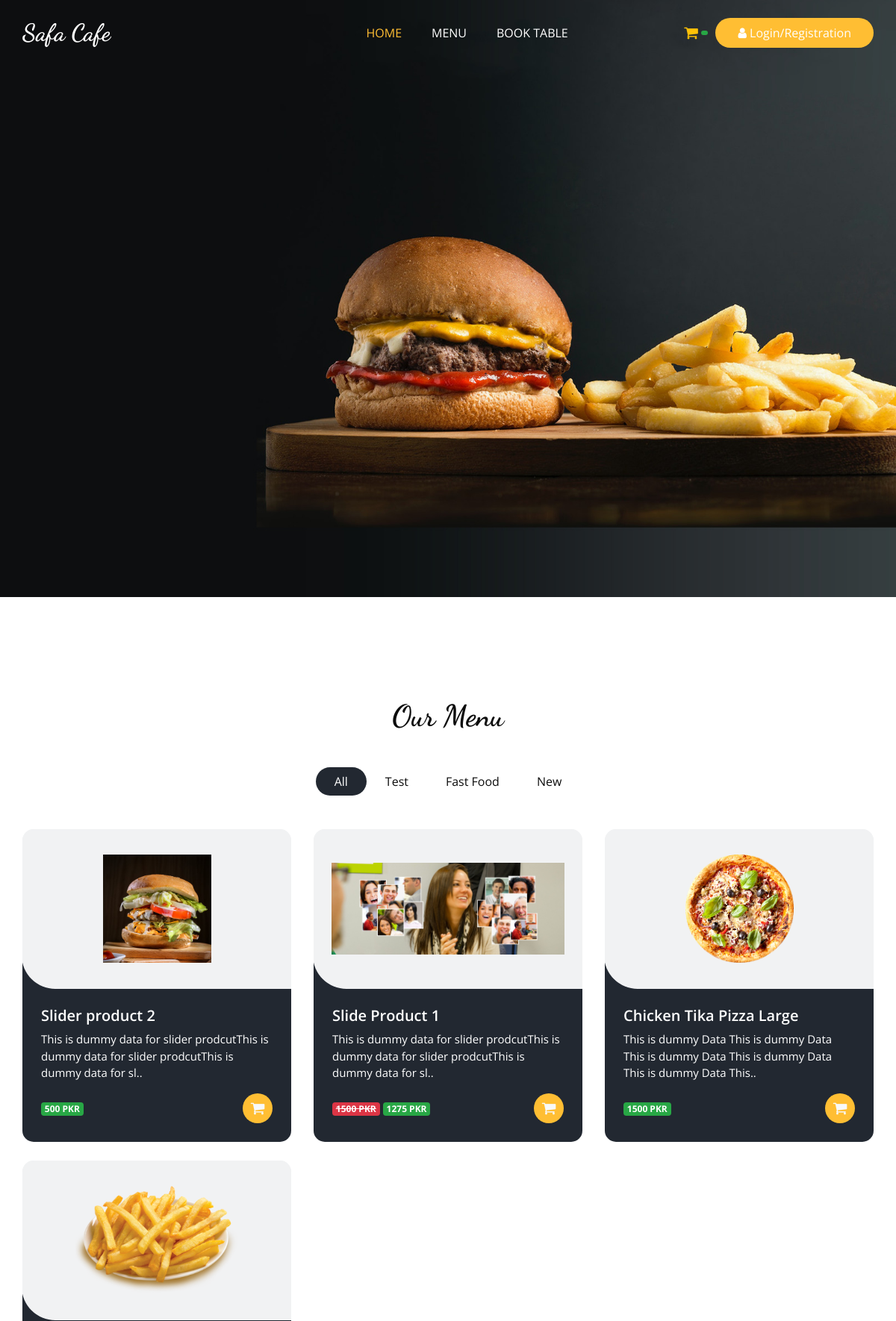
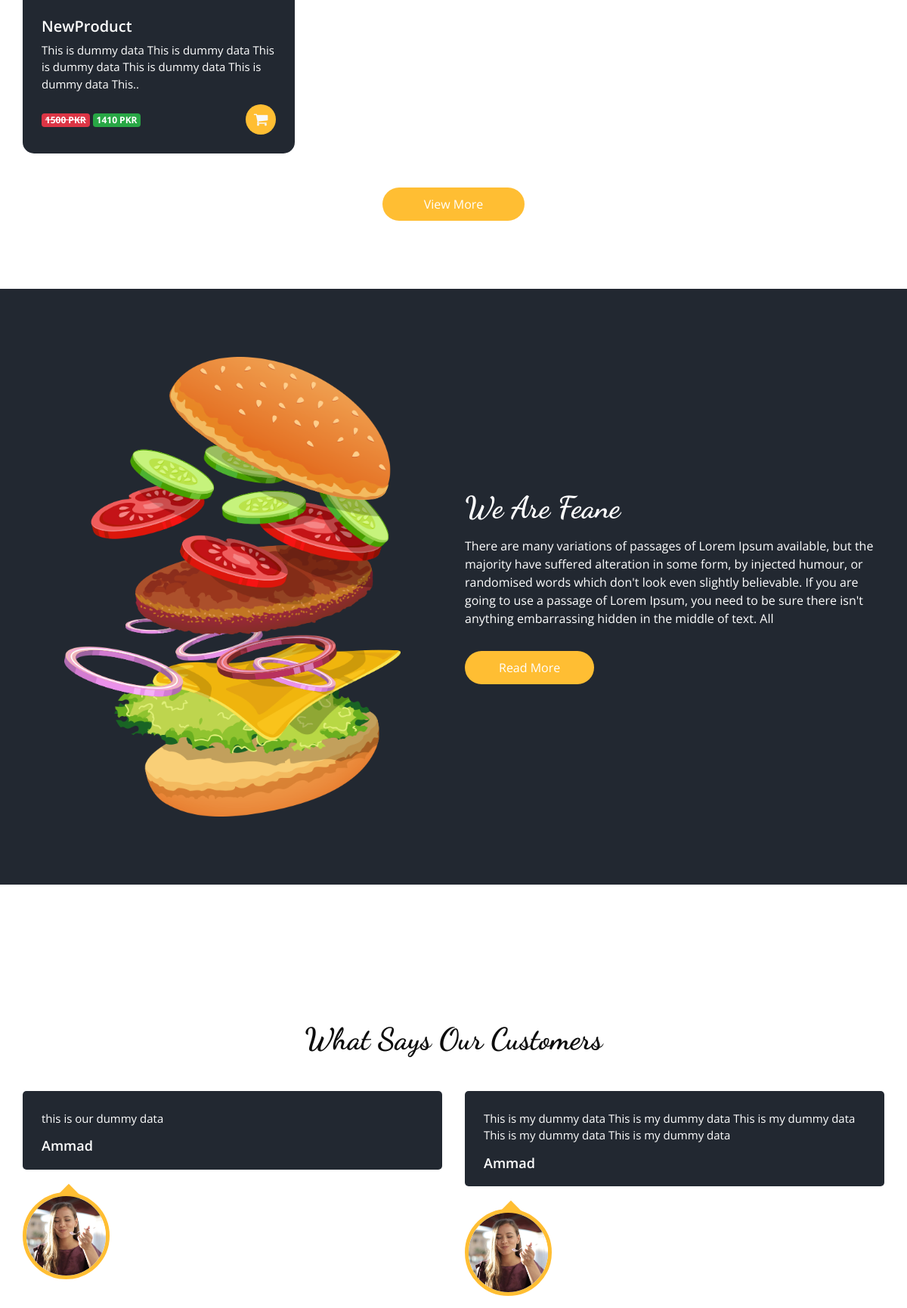
The page / (upper part) on the database its author committed (2 pictures, top to bottom).
### tables this page shows
CREATE TABLE `tbl_categories` (
  `category_id` int(11) NOT NULL,
  `category_name` varchar(255) NOT NULL,
  `category_image` varchar(255) NOT NULL,
  `category_status` enum('A','B') NOT NULL DEFAULT 'A',
  `category_createdDate` datetime NOT NULL DEFAULT current_timestamp(),
  `category_updatedDate` datetime DEFAULT NULL
);

CREATE TABLE `tbl_products` (
  `product_id` int(11) NOT NULL,
  `product_name` varchar(255) NOT NULL,
  `product_categoryID` int(11) NOT NULL,
  `product_subCategoryID` int(11) NOT NULL,
  `product_image` varchar(255) NOT NULL,
  `product_price` int(11) NOT NULL,
  `product_discount` int(11) NOT NULL DEFAULT 0,
  `product_description` text NOT NULL,
  `product_status` enum('A','B') NOT NULL DEFAULT 'A',
  `product_createdDate` datetime NOT NULL DEFAULT current_timestamp(),
  `product_updatedDate` datetime DEFAULT NULL
);

CREATE TABLE `tbl_ratings` (
  `rating_id` int(11) NOT NULL,
  `rating_orderID` int(11) NOT NULL,
  `rating_userID` int(11) NOT NULL,
  `rating_stars` int(11) NOT NULL,
  `rating_description` text NOT NULL,
  `rating_date` datetime NOT NULL DEFAULT current_timestamp()
);

CREATE TABLE `tbl_users` (
  `user_id` int(11) NOT NULL,
  `user_name` varchar(255) NOT NULL,
  `user_email` varchar(255) NOT NULL,
  `user_password` varchar(255) NOT NULL,
  `user_type` enum('A','C','S') NOT NULL DEFAULT 'C',
  `user_image` varchar(255) DEFAULT NULL,
  `user_contactno` varchar(50) DEFAULT NULL,
  `user_address` text DEFAULT NULL,
  `user_status` enum('A','B') NOT NULL DEFAULT 'A',
  `user_createdDate` datetime NOT NULL,
  `user_updatedDate` datetime NOT NULL
);

### includes/functions.php (called while the page is built, shortened)
<?php
function cal_prod_discount($productID){
    global $conn;
    $get_productDiscount = "SELECT `product_discount`,`product_price` FROM `tbl_products` WHERE `product_id` = '$productID'";
    $res_productDiscount = mysqli_query($conn,$get_productDiscount);
    $row_discount = mysqli_fetch_assoc($res_productDiscount);
    $productDiscount = $row_discount['product_discount'];
    $productPrice = $row_discount['product_price'];
    $discount = $productDiscount/100;
    return $discount_price = $discount*$productPrice;
}
function checkProdInCart($prodID){
  if(isset($_SESSION['cart']) && count($_SESSION['cart']) > 0){
    for($i = 0; $i < count($_SESSION['cart']); $i++){
      $cartProd  = $_SESSION['cart'][$i]['productID'];
      if($cartProd == $prodID){
        return true;
      }
    }
  }else{
    return false;
  }
}
?>

### index.php (the view, shortened to what this page needs)
<?php require "includes/head.php"; ?>
  <div class="hero_area">
    <div class="bg-box">
      <img src="images/hero-bg.jpg" alt="">
    </div>
    <?php require "includes/header.php"; ?>
    <section class="slider_section ">
    </section>
  </div>
  <section class="offer_section layout_padding-bottom">
  </section>
  <section class="food_section layout_padding-bottom">
    <div class="container">
      <div class="heading_container heading_center">
        <h2>
          Our Menu
        </h2>
      </div>
      <ul class="filters_menu">
        <li class="active" data-filter="*">All</li>
        <?php
        $sql = "SELECT * FROM `tbl_categories` WHERE `category_status` = 'A' ORDER BY `category_id` DESC";
        $result = mysqli_query($conn,$sql);
        if(mysqli_num_rows($result)>0){
          while($row = mysqli_fetch_array($result)){
            $className = "category_".$row['category_id'];
            ?>
              <li data-filter=".<?php echo $className; ?>"><?php echo $row['category_name']; ?></li>
            <?php
          }
        }
        ?>
      </ul>
      <div class="filters-content">
        <div class="row grid">
          <?php
          $sql= "SELECT `tbl_products`.*,`tbl_categories`.* FROM `tbl_products` INNER JOIN `tbl_categories` ON `tbl_categories`.`category_id` = `tbl_products`.`product_categoryID` WHERE `tbl_products`.`product_status` = 'A' ORDER BY `tbl_products`.`product_id` DESC LIMIT 12";
          $result = mysqli_query($conn,$sql);
          if(mysqli_num_rows($result)>0){
            while($row = mysqli_fetch_array($result)){
              $productID = $row['product_id'];
              $className = "category_".$row['product_categoryID'];
              $productImagePath = "admin/".$row['product_image'];
              $productName = $row['product_name'];
              $singleProductUrl = "singleProduct.php?productID=".$row['product_id'];
          ?>
              <div class="col-sm-6 col-lg-4 all cursor-pointer <?php echo $className; ?>">
                <div class="box">
                  <div>
                    <div onclick="window.location.href='<?php echo $singleProductUrl; ?>'" class="img-box">
                      <?php if ($productImagePath != "admin/" && file_exists($productImagePath)) {
                          ?>
                          <img src="<?php echo $productImagePath; ?>" alt="<?php echo $row['product_name']." Image"; ?>">
                          <?php
                      }else{
                        ?>
                          <img src="images/f1.png" alt="">
                        <?php
                      } ?>
                    </div>
                    <div class="detail-box">
                      <h5>
                        <?php echo $row['product_name']; ?>
                      </h5>
                      <p>
                        <?php
                          if (strlen($row['product_description']) > 100) {
                            echo substr($row['product_description'], 0,99)."..";
                          }
                        ?>
                      </p>
                      <div class="options">
                        <h6>
                          <?php $discount = cal_prod_discount($row['product_id']);
                                $finalPrice = $row['product_price'] - $discount;
                                if ($discount > 0) {
                                  ?>
                                  <del class="badge badge-danger"><?php echo $row['product_price']." PKR"; ?></del>
                                  <span class="badge badge-success"><?php echo $finalPrice." PKR"; ?></span>
                                  <?php
                                }else{
                                  ?>
                                  <span class="badge badge-success"><?php echo $finalPrice." PKR"; ?></span>
                                  <?php
                                }
                          ?>
                        </h6>
                        <?php  if (checkProdInCart($productID) == true) { ?>
                                  <a data-toggle="tooltip"  title="Already Added in Cart" id="addtocartSuccess<?php echo $productID; ?>" href="javascript:;" style="background: green;"><i class="fa fa-shopping-cart text-light" style="font-size: 20px;"></i></a>
                          <?php }else{ ?>
                                <a id="addtocartBtn<?php echo $productID; ?>" href="javascript:;" name="addtocart"  onclick="addtoCart(<?php echo  $productID; ?>,'<?php echo $productName; ?>','1',<?php echo $finalPrice; ?>);"><i class="fa fa-shopping-cart text-light" style="font-size: 20px;"></i></a>
                      <?php } ?>
                      </div>
                    </div>
                  </div>
                </div>
              </div>
          <?php
            }
          } ?>
        </div>
      </div>
      <div class="btn-box">
        <a href="menu.php">
          View More
        </a>
      </div>
    </div>
  </section>
  <section class="about_section layout_padding">
    <div class="container  ">
      <div class="row">
        <div class="col-md-6 ">
          <div class="img-box">
            <img src="images/about-img.png" alt="">
          </div>
        </div>
        <div class="col-md-6">
          <div class="detail-box">
            <div class="heading_container">
              <h2>
                We Are Feane
              </h2>
            </div>
            <p>
              There are many variations of passages of Lorem Ipsum available, but the majority have suffered alteration
              in some form, by injected humour, or randomised words which don't look even slightly believable. If you
              are going to use a passage of Lorem Ipsum, you need to be sure there isn't anything embarrassing hidden in
              the middle of text. All
            </p>
            <a href="">
              Read More
            </a>
          </div>
        </div>
      </div>
    </div>
  </section>
  <section class="book_section layout_padding">
  </section>
  <?php
          $sql = "SELECT `tbl_users`.*, `tbl_ratings`.* FROM `tbl_ratings` INNER JOIN `tbl_users` ON `tbl_users`.`user_id` = `tbl_ratings`.`rating_userID` WHERE `tbl_ratings`.`rating_description` != '' ORDER BY `tbl_ratings`.`rating_id` DESC";
          $result = mysqli_query($conn,$sql);
          if ($result) {
            if (mysqli_num_rows($result)>0) {
  ?>
              <section class="client_section layout_padding-bottom">
                <div class="container">
                  <div class="heading_container heading_center psudo_white_primary mb_45">
                    <h2>
                      What Says Our Customers
                    </h2>
                  </div>
                  <div class="carousel-wrap row ">
                    <div class="owl-carousel client_owl-carousel">
                      <?php
                          while($row = mysqli_fetch_array($result)){
                            ?>
                              <div class="item">
                                <div class="box">
                                  <div class="detail-box">
                                    <p>
                                      <?php echo $row['rating_description']; ?>
                                    </p>
                                    <h6>
                                      <?php echo $row['user_name']; ?>
                                    </h6>
                                  </div>
                                  <div class="img-box">
                                    <?php $userImage = $row['user_image'];
                                    if ($userImage != "" && file_exists($userImage)) {
                                      ?>
                                        <img src="<?php echo $userImage; ?>" alt="" class="box-img">
                                      <?php
                                    }else{
                                      ?>
                                        <img src="images/client1.jpg" alt="" class="box-img">
                                      <?php
                                    }
                                    ?>
                                  </div>
                                </div>
                              </div>
                            <?php
                          }
                      ?>
                    </div>
                  </div>
                </div>
              </section>
<?php
  }
}
?>
</body>
</html>

### rows shown on the page
tbl_categories: category_name "Test"
tbl_categories: category_name "Fast Food"
tbl_categories: category_name "New"
tbl_products: product_image (picture), product_name "Slider product 2", product_description "This is dummy data for slider prodcutThis is dummy data for slider prodcutThis is dummy data for sl", product_price "500"
tbl_products: product_image (picture), product_name "Slide Product 1", product_description "This is dummy data for slider prodcutThis is dummy data for slider prodcutThis is dummy data for sl", product_price "1500", finalPrice "1275"
tbl_products: product_image (picture), product_name "Chicken Tika Pizza Large", product_description "This is dummy Data This is dummy Data This is dummy Data This is dummy Data This is dummy Data This", product_price "1500"
tbl_products: product_image (picture), product_name "NewProduct", product_description "This is dummy data This is dummy data This is dummy data This is dummy data This is dummy data This", product_price "1500", finalPrice "1410"
tbl_ratings: rating_description "this is our dummy data", tbl_users.user_name "Ammad"
tbl_ratings: rating_description "This is my dummy data This is my dummy data This is my dummy data This is my dummy data This is my dummy data", tbl_users.user_name "Ammad"
